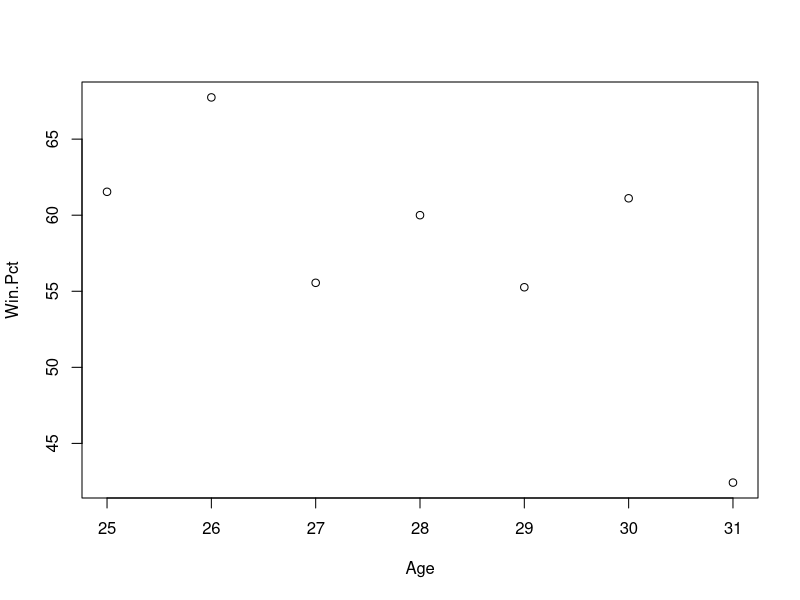

R code for this plot: (Note: this script raises an error after producing the figure.)
# Section 2.3 Vectors

# vector is a sequence of values of a given type
# Warren Spahn

# Initialize wins and losses per season
W <- c(8, 21, 15, 21, 21, 22, 14)
L <- c(5, 10, 12, 14, 17, 14, 19)

# Calculate win percentage
Win.Pct <- 100 * W / (W + L)

# Create patterned data with sequence and colon for integers
Year <- seq(1946, 1952)
Year <- 1946 : 1952

# Calculate Age from year
Age <-  Year - 1921

# Scatter plot of winning percentage and age
plot(Age, Win.Pct)

# apply various vector functions

# Average winning percentage
mean(Win.Pct)

# Career winning percentage
100 * sum(W) / (sum(W) + sum(L))

# Sort win numbers
sort(W)

# Cumulative sum of wins
cumsum(W)

# Summary stats
summary(Win.Pct)

# Index and logical variables

# Extract specific indexes
W[c(1, 2, 5)]
W[1:4]
W[-c(1,6)]

# Logic
W.Pct > 60
(W > 20) & (Win.Pct > 60)
Win.Pct == max(Win.Pct)
Year[Win.Pct == max(Win.Pct)]
Year[W + L > 30]
















